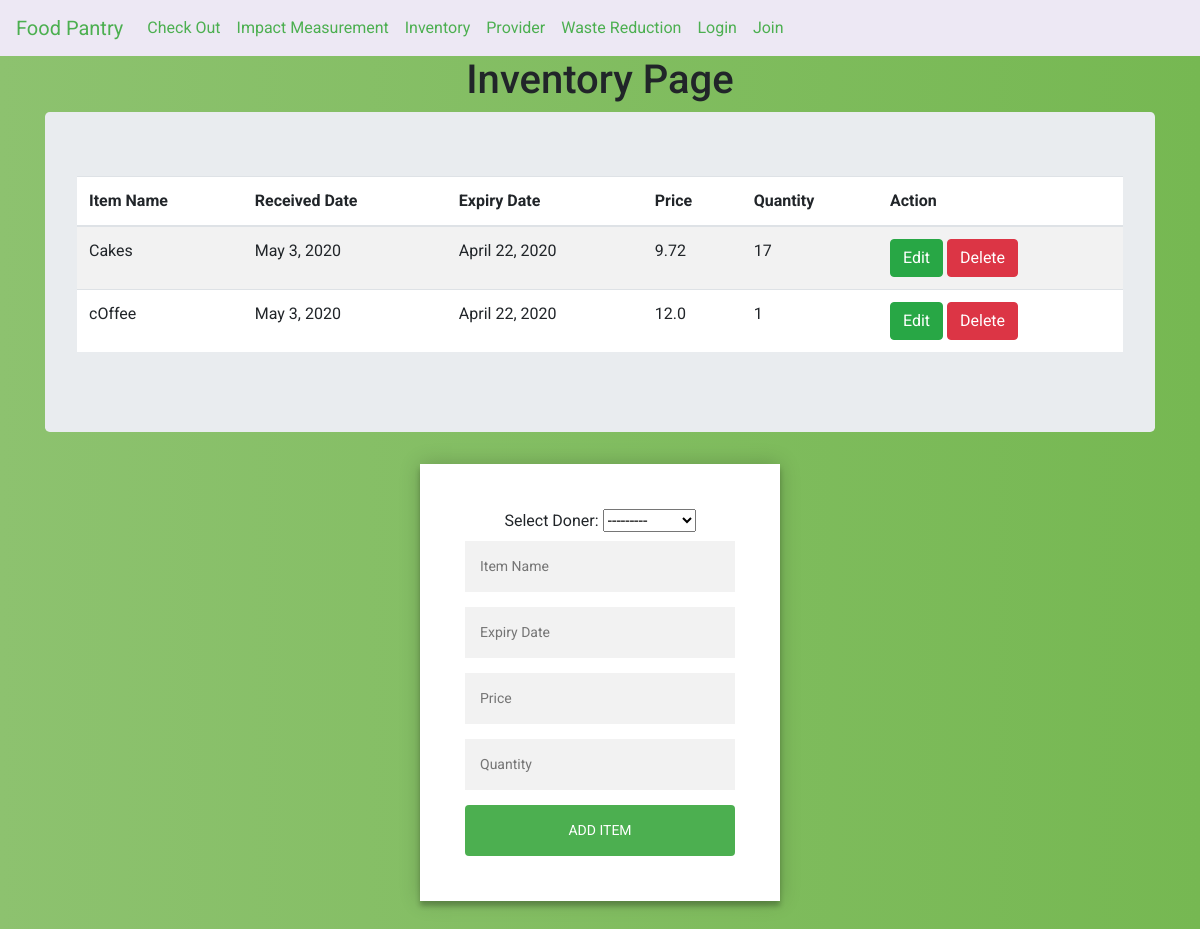
The app's page /inventory/, older data.
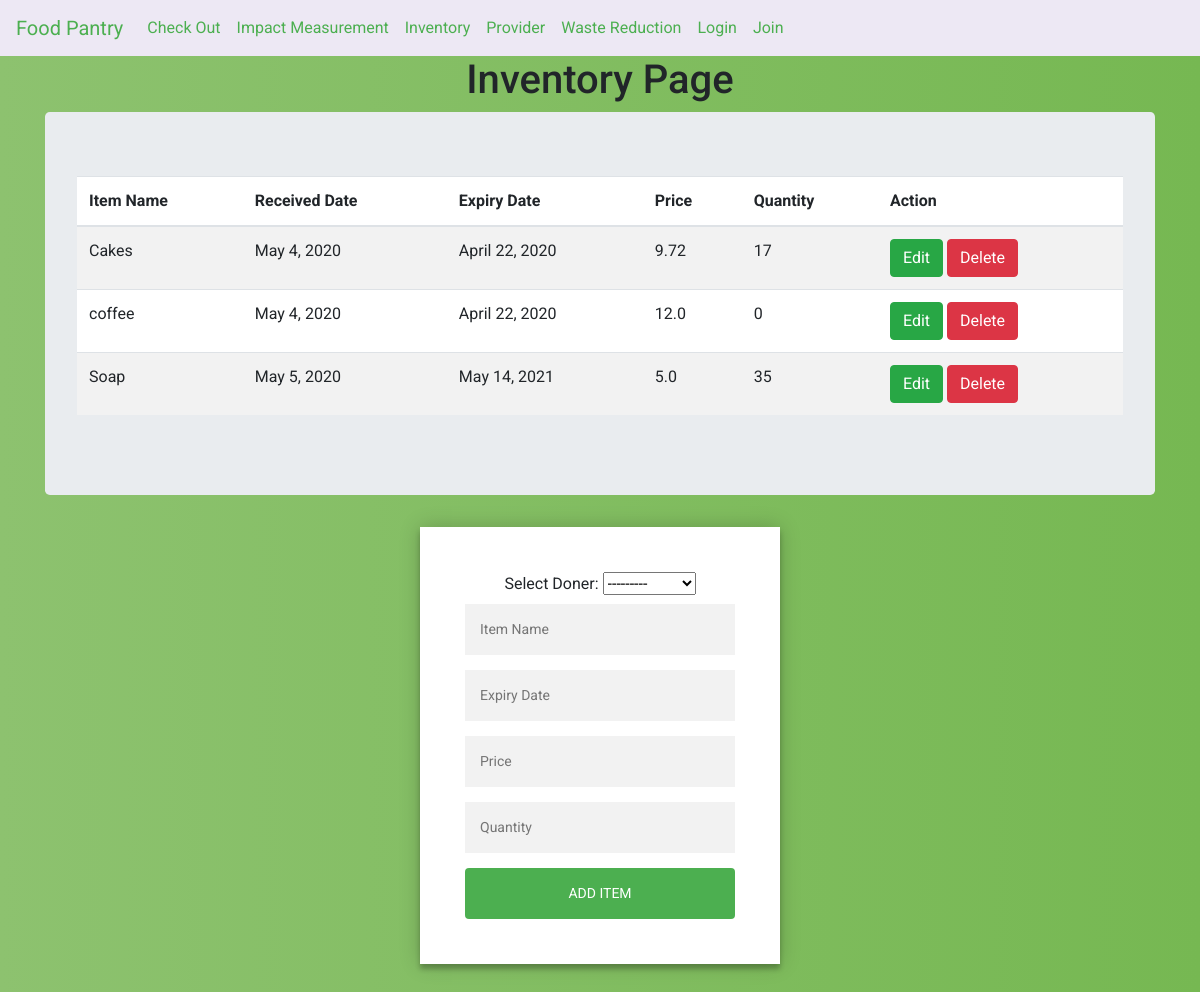
The same page, newer data.
### inventory/models.py (models this page shows, shortened)
class inventory(models.Model):
     donor = models.ForeignKey(provider, on_delete=models.CASCADE,related_name='donor')
     name = models.CharField(max_length=100)
     registration_D = models.DateField(auto_now=True)
     expiry_D = models.DateField()
     price = models.FloatField()
     quantity =  models.PositiveIntegerField()

### inventory/views.py (the view)
# urls.py: path('inventory/', inventory_views.inventory_view, name='inventory_view'),
def inventory_view(request):
	item = inventory.objects.all()
	item_data = inventory_form()
	if (request.method=="POST"):
			item_data = inventory_form(request.POST)
	if item_data.is_valid():
			item_data.save()
	context = {'item':item,'item_data':item_data}
	return render(request, 'inventory/inventory.html',context)

### inventory/forms.py
class inventory_form(forms.ModelForm):
    name = forms.CharField(widget=forms.TextInput(attrs={'placeholder': 'Item Name '}))
    expiry_D = forms.CharField(widget=forms.TextInput(attrs={'placeholder': 'Expiry Date '}))
    price = forms.CharField(widget=forms.TextInput(attrs={'placeholder': 'Price'}))
    quantity  = forms.CharField(widget=forms.TextInput(attrs={'placeholder': 'Quantity '}))
    class Meta():
	     model = inventory
	     fields = '__all__'

### provider/models.py (called while the page is built)
    def __str__(self):
          return self.donor_name

### templates/inventory/inventory.html (shortened to what this page needs)
<!DOCTYPE html>
<html>
<head>
	{% include "dashboard/shared_links.html" %}
</head>
<body>
	{% include "dashboard/navigation_bar.html" %}
<h1>Inventory Page</h1>
{% load static %}
<div class="container">
	<div class="jumbotron">
<table bgcolor="white" class="table table-striped">
  <thead>
    <tr>
      <th scope="col">Item Name</th>
      <th scope="col">Received Date</th>
      <th scope="col">Expiry Date</th>
      <th scope="col">Price</th>
	  <th scope="col">Quantity</th>
	  <th scope="col">Action</th>
    </tr>
  </thead>
  <tbody>
{% for each in item %}
    <tr>
    				<td>{{each.name}}</td>
					<td>{{each.registration_D}}</td>
					<td>{{each.expiry_D}}</td>
					<td>{{each.price}}</td>
					<td>{{each.quantity}}</td>
					    				<td>                        <a class="btn btn-success" href="{% url 'update' each.id %}">Edit</a>
					<a class="btn btn-danger" href="#" onclick="confirmDeleteModal({{each.id}})">Delete</a>
    				</td>
    	</tr>
		 		{% endfor %}
  </tbody>
</table>
	</div>
</div>
<div class="form">
	<form method="POST" action="/inventory/">
		<label>Select Doner:</label>
	{{item_data.donor}}
    {{item_data.name}}
    {{item_data.expiry_D}}
	{{item_data.price}}
    {{item_data.quantity}}
		<button type="submit" class="btn btn-info">Add Item</button>
	</form>
</div>
</body>
</html>

Row changes from the older to the newer data that the page shows:
changed inventory "Cakes": registration_D "May 3, 2020" → "May 4, 2020"
changed inventory: name "cOffee" → "coffee"; registration_D "May 3, 2020" → "May 4, 2020"; quantity "1" → "0"
added inventory: name "Soap", registration_D "May 5, 2020", expiry_D "May 14, 2021", price "5.0", quantity "35"
